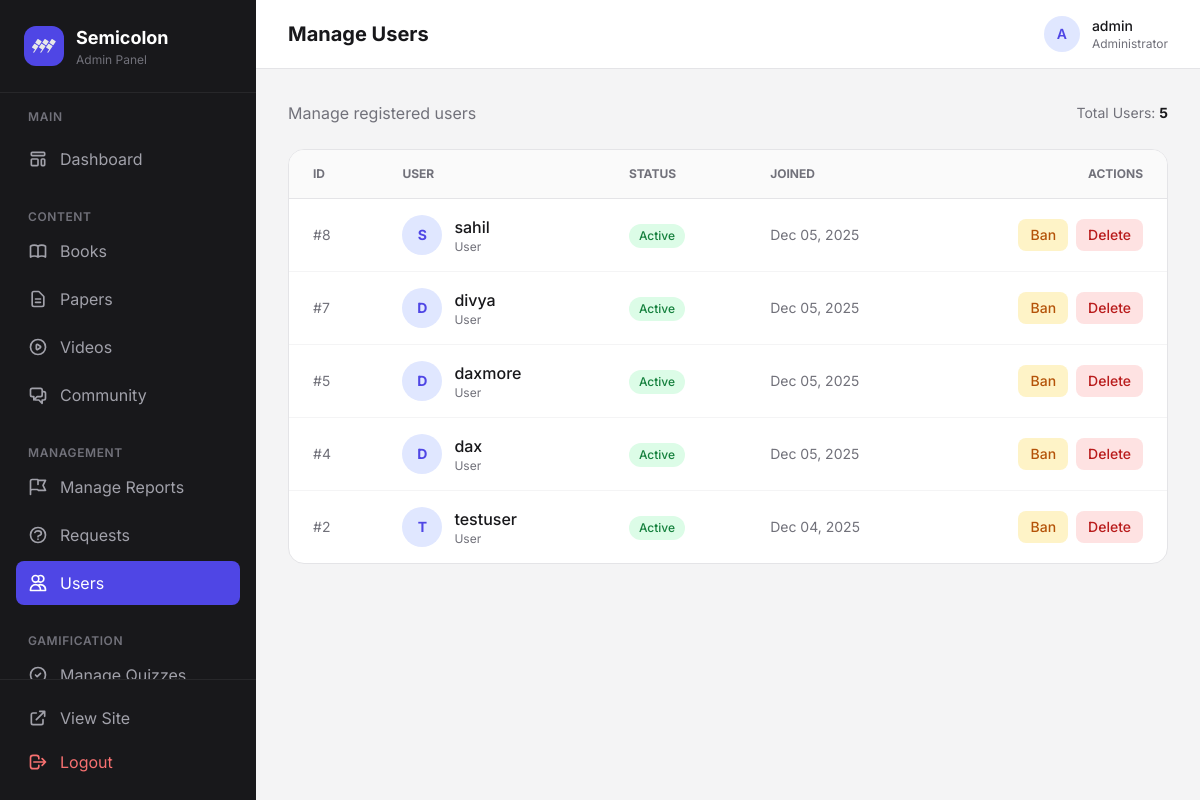
Before: /admin/users.php (signed in) with the older database file.
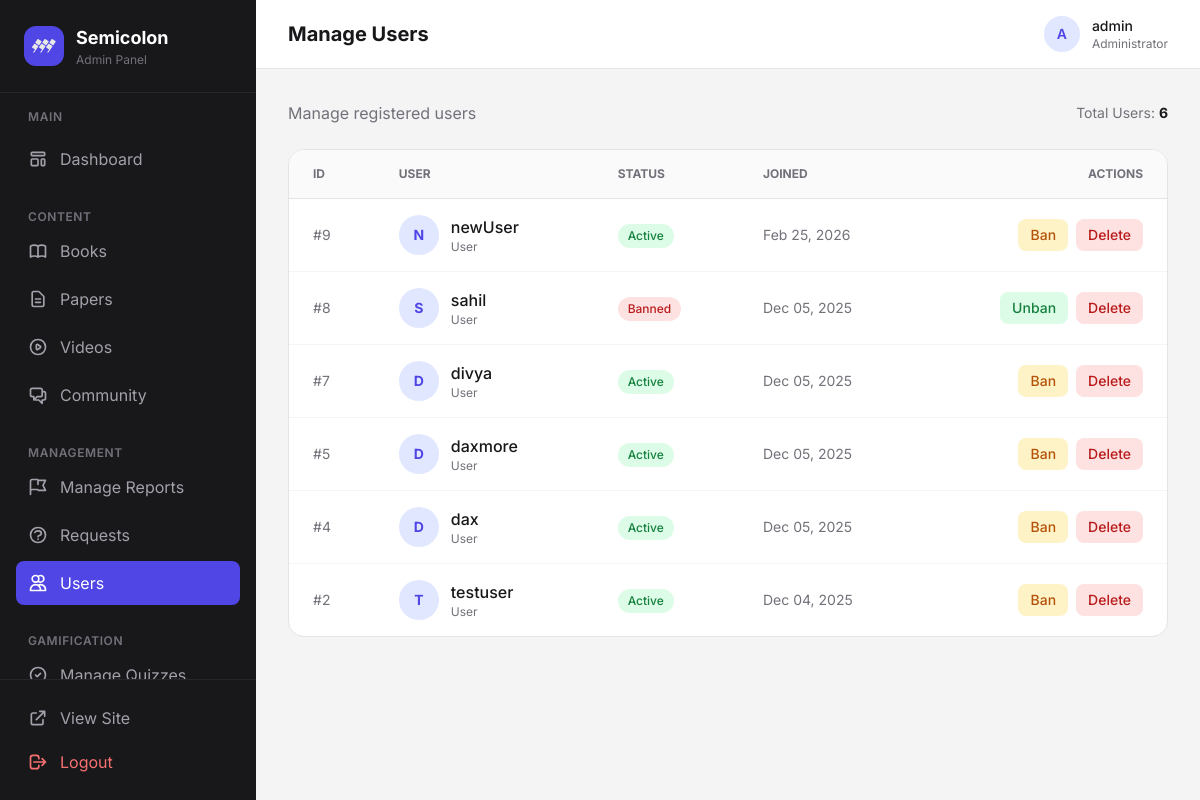
After: the same page with the newer database file.
### tables this page shows
CREATE TABLE `users` (
  `id` int(11) NOT NULL,
  `username` varchar(255) NOT NULL,
  `email` varchar(255) DEFAULT NULL,
  `password` varchar(255) NOT NULL,
  `role` varchar(50) NOT NULL DEFAULT 'user',
  `security_question` varchar(255) DEFAULT NULL,
  `security_answer` varchar(255) DEFAULT NULL,
  `status` enum('active','banned') DEFAULT 'active',
  `last_login` timestamp NULL DEFAULT NULL,
  `created_at` timestamp NOT NULL DEFAULT current_timestamp(),
  `avatar_url` varchar(500) DEFAULT NULL,
  `xp_total` int(11) NOT NULL DEFAULT 0,
  `xp_weekly` int(11) NOT NULL DEFAULT 0,
  `level` int(11) NOT NULL DEFAULT 1,
  `daily_streak` int(11) NOT NULL DEFAULT 0,
  `last_activity_date` date DEFAULT NULL
);

### admin/users.php (the view, shortened to what this page needs)
<?php
require_once '../includes/functions.php';
$sql = "SELECT * FROM users WHERE role != 'admin' ORDER BY created_at DESC";
$result = $conn->query($sql);
$users = $result->fetch_all(MYSQLI_ASSOC);
include 'header.php';
?>
<div class="flex justify-between items-center mb-6">
    <div>
        <p class="text-zinc-500">Manage registered users</p>
    </div>
    <div class="text-sm text-zinc-500">
        Total Users: <span class="font-bold text-zinc-900"><?php echo count($users); ?></span>
    </div>
</div>
<div class="bg-white rounded-2xl border border-zinc-200 overflow-hidden">
    <div class="overflow-x-auto">
        <table class="w-full">
            <thead>
                <tr class="bg-zinc-50 border-b border-zinc-200 text-xs uppercase text-zinc-500 font-semibold">
                    <th class="px-6 py-4 text-left">ID</th>
                    <th class="px-6 py-4 text-left">User</th>
                    <th class="px-6 py-4 text-left">Status</th>
                    <th class="px-6 py-4 text-left">Joined</th>
                    <th class="px-6 py-4 text-right">Actions</th>
                </tr>
            </thead>
            <tbody class="divide-y divide-zinc-100">
                <?php if (empty($users)): ?>
                    <tr>
                        <td colspan="5" class="px-6 py-12 text-center text-zinc-500">No users found.</td>
                    </tr>
                <?php else: ?>
                    <?php foreach ($users as $user): ?>
                        <tr class="hover:bg-zinc-50 transition">
                            <td class="px-6 py-4 text-sm text-zinc-500">#<?php echo $user['id']; ?></td>
                            <td class="px-6 py-4">
                                <div class="flex items-center gap-3">
                                    <div class="w-10 h-10 rounded-full bg-indigo-100 flex items-center justify-center text-indigo-600 font-bold text-sm">
                                        <?php echo strtoupper(substr($user['username'], 0, 1)); ?>
                                    </div>
                                    <div>
                                        <span class="font-medium text-zinc-900"><?php echo htmlspecialchars($user['username']); ?></span>
                                        <p class="text-xs text-zinc-500"><?php echo ucfirst($user['role']); ?></p>
                                    </div>
                                </div>
                            </td>
                            <td class="px-6 py-4">
                                <span class="inline-flex items-center rounded-full px-2.5 py-1 text-xs font-medium <?php echo $user['status'] === 'active' ? 'bg-green-100 text-green-700' : 'bg-red-100 text-red-700'; ?>">
                                    <?php echo ucfirst($user['status']); ?>
                                </span>
                            </td>
                            <td class="px-6 py-4 text-sm text-zinc-500">
                                <?php echo date('M d, Y', strtotime($user['created_at'])); ?>
                            </td>
                            <td class="px-6 py-4">
                                <div class="flex items-center justify-end gap-2">
                                    <button type="button"
                                        onclick="showBanModal(<?php echo $user['id']; ?>, '<?php echo $user['status']; ?>', '<?php echo htmlspecialchars($user['username']); ?>')"
                                        class="px-3 py-1.5 text-sm font-medium rounded-lg transition <?php echo $user['status'] === 'active' ? 'bg-amber-100 text-amber-700 hover:bg-amber-200' : 'bg-green-100 text-green-700 hover:bg-green-200'; ?>">
                                        <?php echo $user['status'] === 'active' ? 'Ban' : 'Unban'; ?>
                                    </button>
                                    <button type="button"
                                        onclick="showDeleteModal(<?php echo $user['id']; ?>, '<?php echo htmlspecialchars($user['username']); ?>')"
                                        class="px-3 py-1.5 text-sm font-medium rounded-lg bg-red-100 text-red-700 hover:bg-red-200 transition">
                                        Delete
                                    </button>
                                </div>
                            </td>
                        </tr>
                    <?php endforeach; ?>
                <?php endif; ?>
            </tbody>
        </table>
    </div>
</div>
<?php include 'footer.php'; ?>

Changed rows visible on the page:
added users: id "9", username "N", username "newUser", role "User", status "Active", created_at "Feb 25, 2026", shows "Ban"
changed users "sahil": status "Active" → "Banned"; status "Ban" → "Unban"
Other visible differences:
count($users): "5" → "6"
